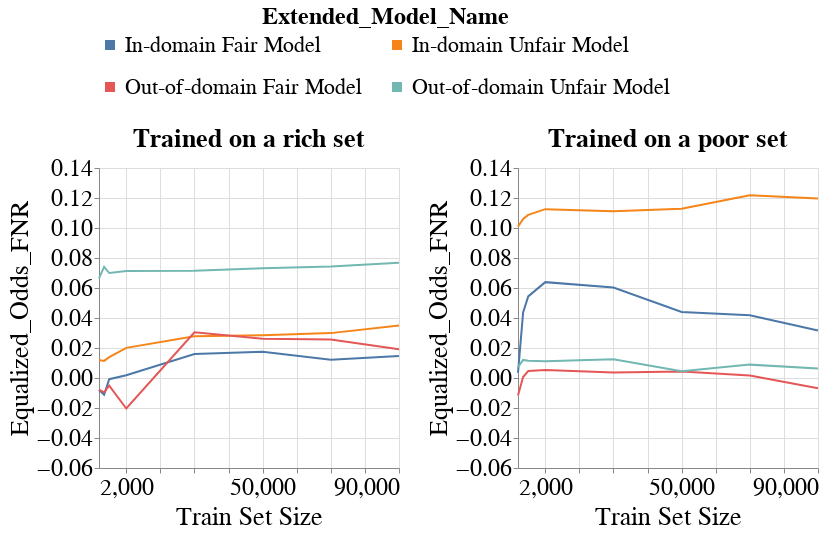

Here is the notebook cell this chart was saved with:
### Markdown cell above
### Disparity Metrics

### Code cell
create_group_metric_line_bands_per_dataset_plot(metrics_per_exp_dct=metrics_per_exp_dct,
                                                experiment_names=EXPERIMENT_NAMES,
                                                model_name=MODEL_NAMES[0],
                                                metric_type='group',
                                                metric_name='Equalized_Odds_FNR',
                                                group_name='RAC1P',
                                                ylim=[-0.06, 0.14],
                                                with_band=False)

### Figure 1 — Vega-Lite specification as saved in the notebook (floating-point values rounded to 4 significant figures; data arrays with more than 128 entries replaced by an {"elided": "..."} marker saying what was removed)
{"config": {"view": {"continuousWidth": 400, "continuousHeight": 300}, "axis": {"labelFontSize": 24, "labelFontWeight": "normal", "titleFontSize": 26, "titleFontWeight": "normal"}, "legend": {"columns": 2, "direction": "horizontal", "labelFontSize": 22, "labelLimit": 400, "orient": "top", "symbolStrokeWidth": 10, "titleAnchor": "middle", "titleFontSize": 24, "titleLimit": 300}, "title": {"fontSize": 22}}, "vconcat": [{"hconcat": [{"mark": "line", "encoding": {"color": {"field": "Extended_Model_Name", "type": "nominal"}, "x": {"axis": {"labelExpr": "datum.value == 10000 ? '2,000' : datum.label"}, "field": "Train_Set_Size", "scale": {"nice": false}, "title": "Train Set Size", "type": "quantitative"}, "y": {"aggregate": "mean", "field": "Metric_Value", "scale": {"domain": [-0.06, 0.14], "zero": false}, "title": "Equalized_Odds_FNR", "type": "quantitative"}}, "height": 300, "title": {"text": "Trained on a rich set", "fontSize": 26}, "width": 300}, {"data": {"name": "data-e018a2f97fcb19205ae35971032cc1ae"}, "mark": "line", "encoding": {"color": {"field": "Extended_Model_Name", "type": "nominal"}, "x": {"axis": {"labelExpr": "datum.value == 10000 ? '2,000' : datum.label"}, "field": "Train_Set_Size", "scale": {"nice": false}, "title": "Train Set Size", "type": "quantitative"}, "y": {"aggregate": "mean", "field": "Metric_Value", "scale": {"domain": [-0.06, 0.14], "zero": false}, "title": "Equalized_Odds_FNR", "type": "quantitative"}}, "height": 300, "title": {"text": "Trained on a poor set", "fontSize": 26}, "width": 300}]}], "data": {"name": "data-1324bbc919b1883c0fe5cd1a8c2bdfe8"}, "$schema": "https://vega.github.io/schema/vega-lite/v4.17.0.json", "datasets": {"data-1324bbc919b1883c0fe5cd1a8c2bdfe8": {"elided": "192 records"}, "data-e018a2f97fcb19205ae35971032cc1ae": {"elided": "192 records"}}}
